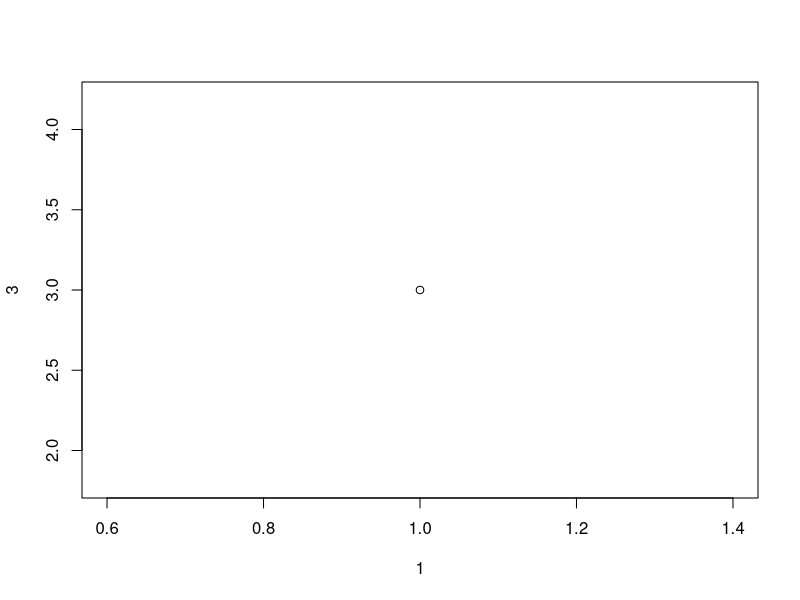
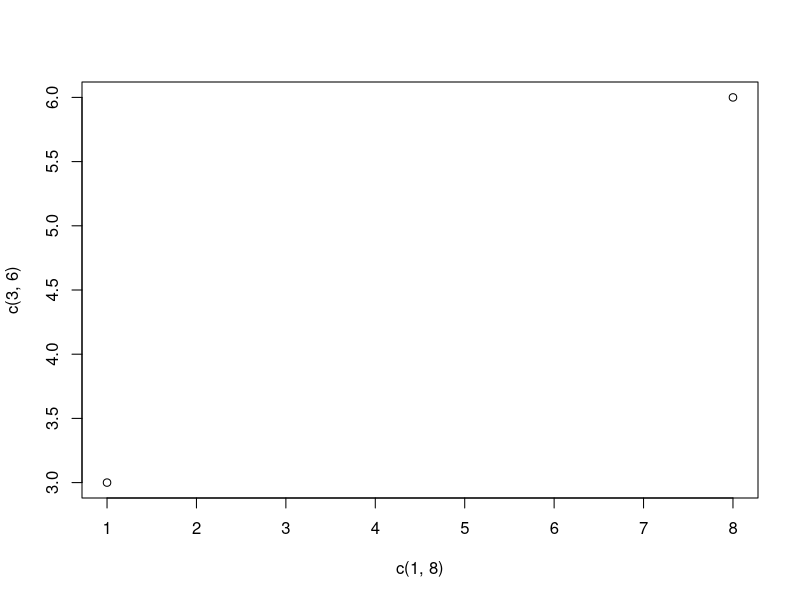
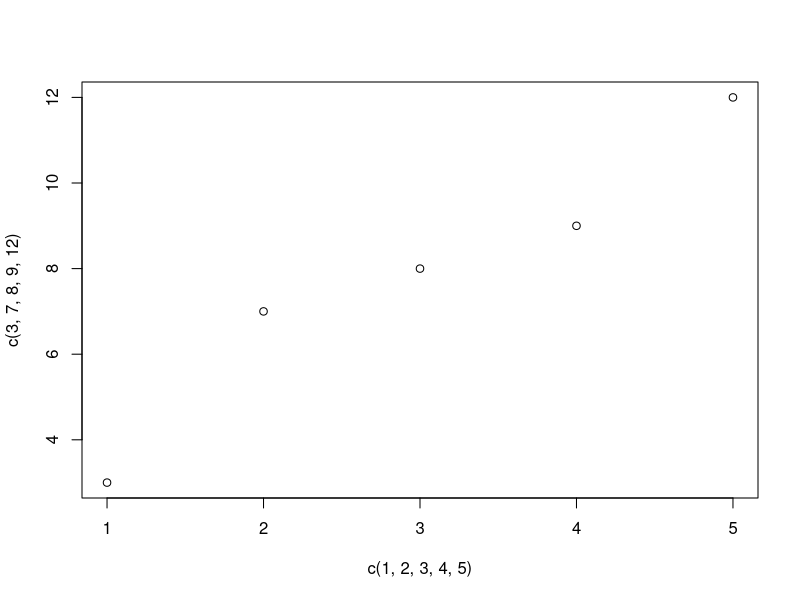
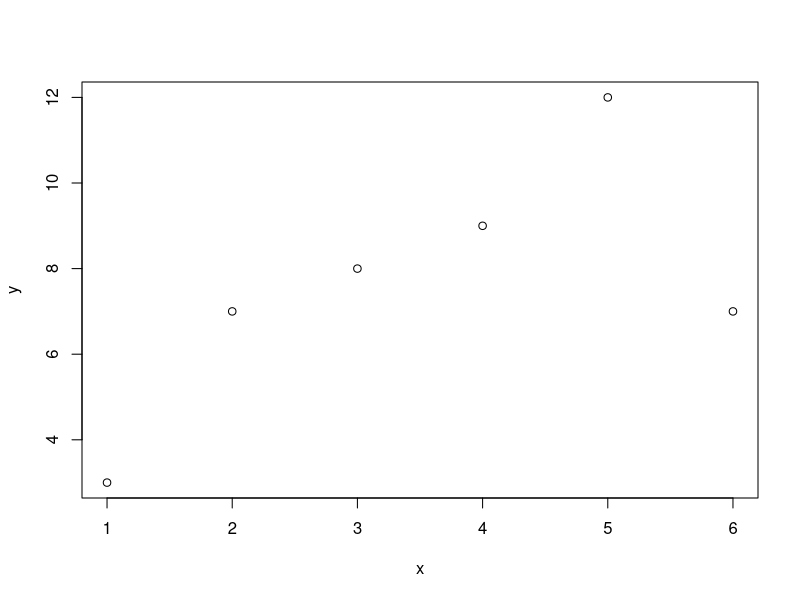
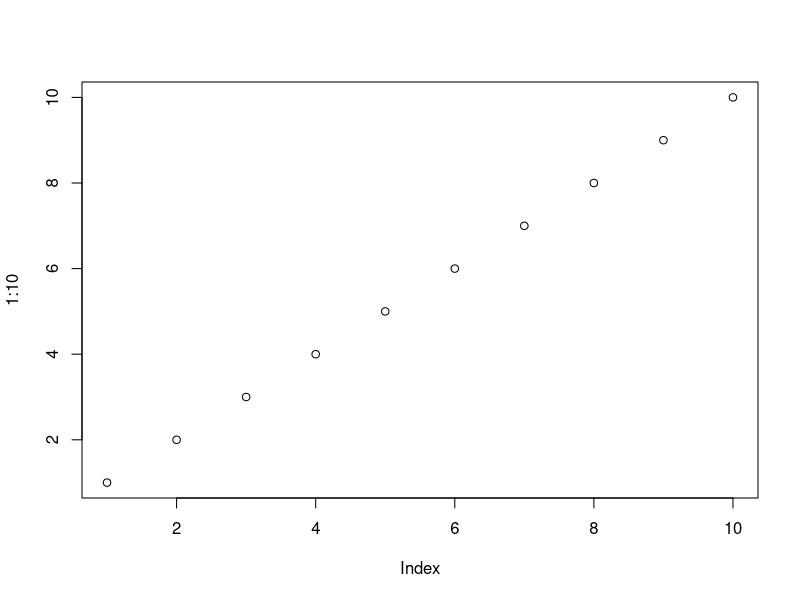
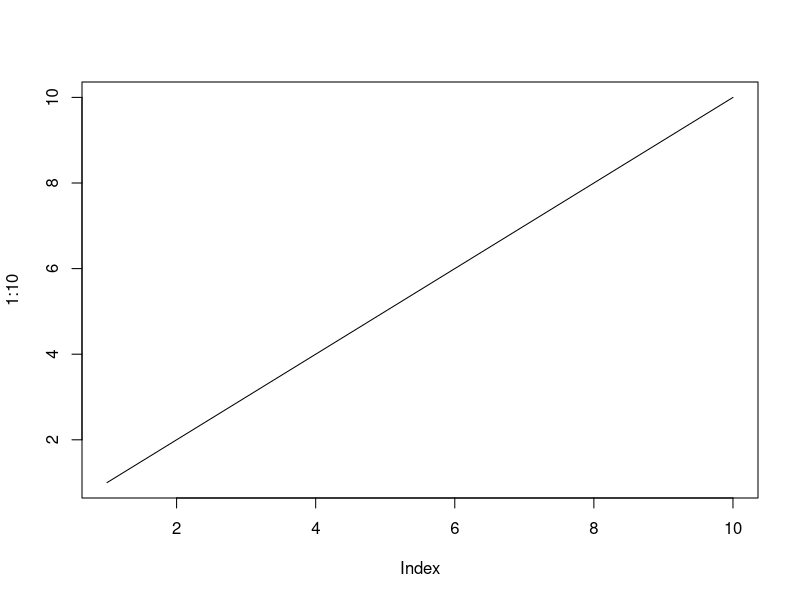
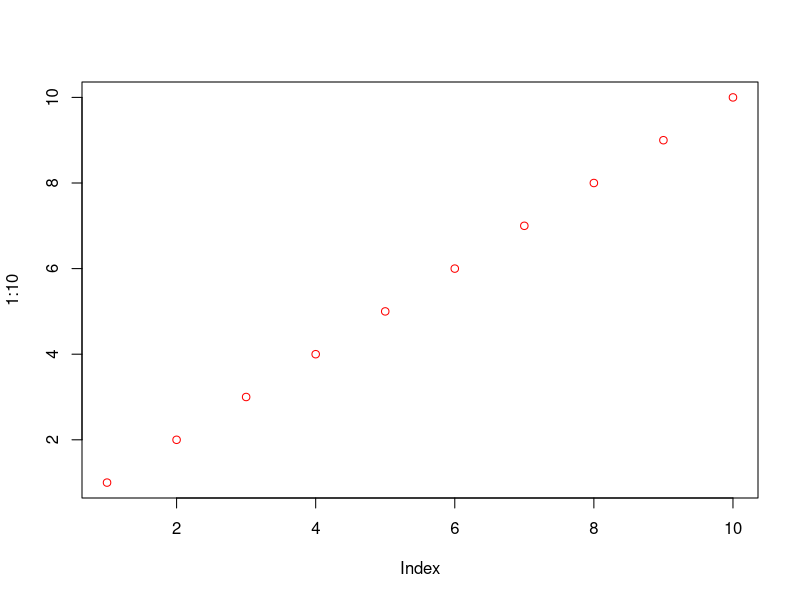
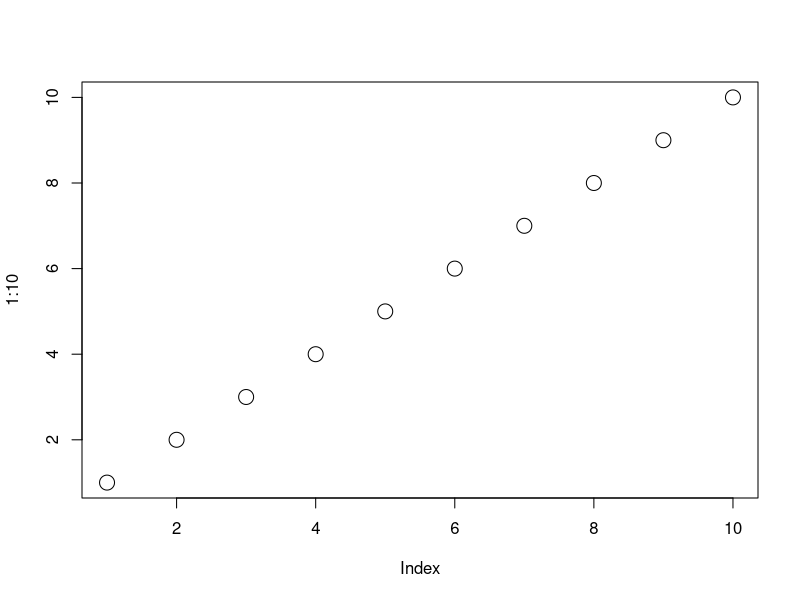

The R source for these figures, in order:
# R Plotting:::::::

# The plot() function is used to draw points (markers) in a diagram.

# The function takes parameters for specifying points in the diagram.

# Parameter 1 specifies points on the x-axis.

# Parameter 2 specifies points on the y-axis.

plot(1, 3)



# To draw more points, use vectors:
# Draw two points in the diagram, one at position (1, 3) and one in position (8, 10):

plot(c(1, 8), c(3, 6))




# Multiple Points
# You can plot as many points as you like, just make sure you have the same number of points in both axis:
plot(c(1, 2, 3, 4, 5), c(3, 7, 8, 9, 12))

# For better organization, when you have many values, it is better to use variables:

x <- c(1, 2, 3, 4, 5, 6)
y <- c(3, 7, 8, 9, 12, 7)

plot(x, y)





# Sequences of Points
# If you want to draw dots in a sequence, on both the x-axis and the y-axis, use the : operator:

plot(1:10)







# Draw a Line
# The plot() function also takes a type parameter with the value l to draw a line to connect all the points in the diagram:

plot(1:10, type = "l")




# Graph Appearance
# There are many other parameters you can use to change the appearance of the points.

# Colors
# Use col="color" to add a color to the points:

plot(1:10, col = "red")
# plot(1:10, col = "red", type = "l")


# Size
# Use cex=number to change the size of the points (1 is default, while 0.5 means 50% smaller, and 2 means 100% larger):

plot(1:10, cex = 2, )
# plot(1:10, cex = 2, col = "red")




# Point Shape
# Use pch with a value from 0 to 25 to change the point shape format:

plot(1:10, pch = 20, cex = 2)


